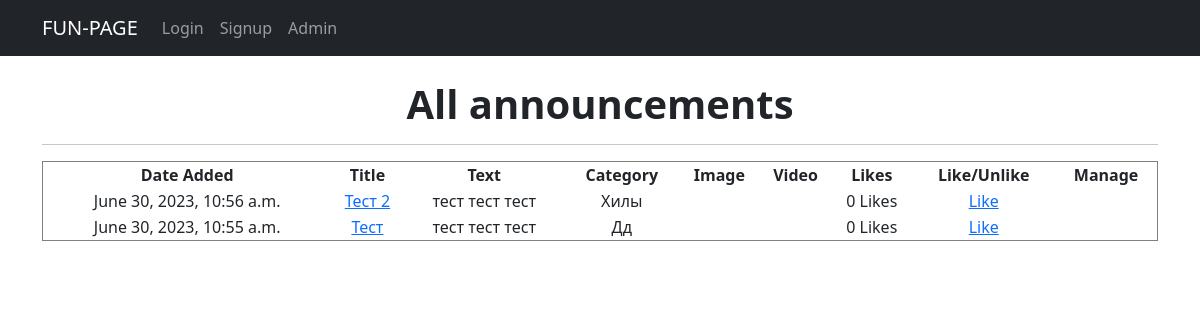
/ads/, run on the app's committed database.
### fun/models.py (models this page shows, shortened)
class Announcement(models.Model):
    title = models.CharField(max_length=100)
    text = models.TextField()
    category = models.ForeignKey(Category, on_delete=models.CASCADE)
    author = models.ForeignKey(User, default=1, on_delete=models.CASCADE)
    date_added = models.DateTimeField(auto_now_add=True)
    image = models.ImageField(upload_to='images/', null=True, blank=True)
    video = models.FileField(upload_to='videos/', null=True, blank=True)
    likes = models.ManyToManyField(User, related_name="ad_like", blank=True)
    def likes_number(self):
        return self.likes.count()

class Category(models.Model):
    name = models.CharField(max_length=20, unique=True)
    def __str__(self):
        return f'{self.name.title()}'

### fun/views.py (the view)
# urls.py: path('ads/', AdList.as_view(), name='ads'),
class AdList(ListView):
    model = Announcement
    ordering = ['-date_added']
    paginate_by = 10
    template_name = 'ads.html'
    context_object_name = 'ads'
    def ads(request):
        ads = Announcement.objects.all()
        context = {'ads': ads}
        return render(request, 'ads.html', context)

### templates/ads.html (shortened to what this page needs)
{% extends 'flatpages/default.html' %}
{% block content %}
<h1><b> All announcements </b></h1>
<hr>
    {% if ads %}
        <table border="1" style="border-collapse: collapse; width: 100%; height: 36px;">
  <thead>
    <tr>
      <th>Date Added</th>
      <th>Title</th>
      <th>Text</th>
      <th>Category</th>
      <th>Image</th>
      <th>Video</th>
      <th> Likes </th>
      <th> Like/Unlike </th>
      <th> Manage </th>
    </tr>
  </thead>
  <tbody>
    {% for announcement in ads %}
      <tr>
        <td>{{ announcement.date_added }}</td>
        <td><a href="{% url 'ad' announcement.pk %}">{{ announcement.title|truncatechars:30 }}</a> </td>
        <td>{{ announcement.text|truncatechars:15 }}</td>
        <td>{{ announcement.category }}</td>
        <td>
        </td>
        <td>
           </td>
        <td>{{ announcement.likes_number }} Likes </td>
                  <td>
                    {% if user in announcement.likes.all %}
                  <a href ="{% url 'ad_like' announcement.id%}"> Unlike</a>
                  {% else %}
                  <a href ="{% url 'ad_like' announcement.id%}"> Like</a>
                      {% endif %}
                  </td>
              <td>
              </td>
      </tr>
    {% endfor %}
  </tbody>
</table>
    {% else %}
        <h2> No announcements </h2>
    {% endif %}
{% endblock content %}

### data on the page
Announcement: date_added "June 30, 2023, 10:56 a.m.", title "Тест 2", text "тест тест тест", category "Хилы", likes_number "0", shows "Like"
Announcement: date_added "June 30, 2023, 10:55 a.m.", title "Тест", text "тест тест тест", category "Дд", likes_number "0", shows "Like"
